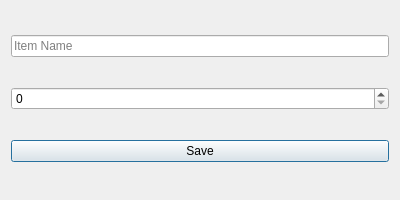
<?xml version="1.0" encoding="UTF-8"?>
<ui version="4.0">
 <class>AddItemDialog</class>
 <widget class="QDialog" name="AddItemDialog">
  <property name="geometry">
   <rect>
    <x>0</x>
    <y>0</y>
    <width>400</width>
    <height>200</height>
   </rect>
  </property>
  <property name="windowTitle">
   <string>Add New Item</string>
  </property>
  <layout class="QVBoxLayout" name="verticalLayout">
    <item>
     <widget class="QLineEdit" name="itemNameInput">
      <property name="placeholderText">
       <string>Item Name</string>
      </property>
     </widget>
    </item>
    <item>
     <widget class="QSpinBox" name="quantityInput">
      <property name="minimum">
       <number>0</number>
      </property>
      <property name="maximum">
       <number>1000</number>
      </property>
     </widget>
    </item>
    <item>
     <widget class="QPushButton" name="saveButton">
      <property name="text">
       <string>Save</string>
      </property>
     </widget>
    </item>
  </layout>
 </widget>
 <resources/>
 <connections/>
</ui>
